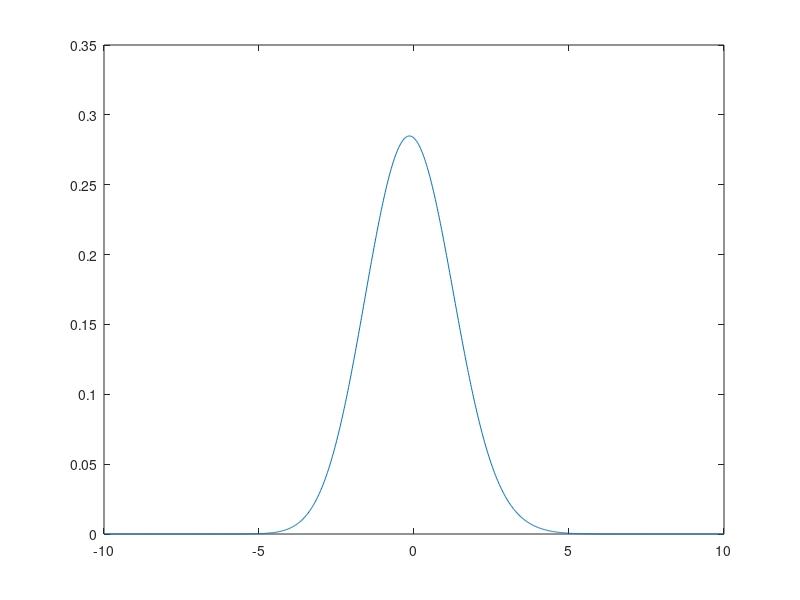

MATLAB code to generate this figure:
% clase 4 ej 4pkg load statisticsrand('seed',1234);% numero de realizaciones de la v.a.N = 100;% simulaciones de la variable independienten = 1000;% variable independientex = linspace(-10,10,n);% constante de filtrado (y dispersion de la Gaussiana)h = 1;% proceso aleatorio% GaussianoX = randn(N,1);% uniforme%X = rand(N,1);%x = linspace(-5,5,n);% exponencial, lambda=1%X=exppdf(x,1);% Rayleigh, sigma=1%x = x(round(length(x)/2 + 1):end);%X = raylpdf(x,1);%  pdf estimadap = zeros(size(x));% para cada muestrafor i=1:N  % para cada variable independiente  for j=1:length(x)        % kernel function, Gaussian        K = (1/sqrt(2*pi))*exp(-(1/2)*((X(i)-x(j))/h)^2);        % estimation of pdf        p(j) = p(j) + (1/(N*h)) * K;
    endforendfor      plot(x,p)
